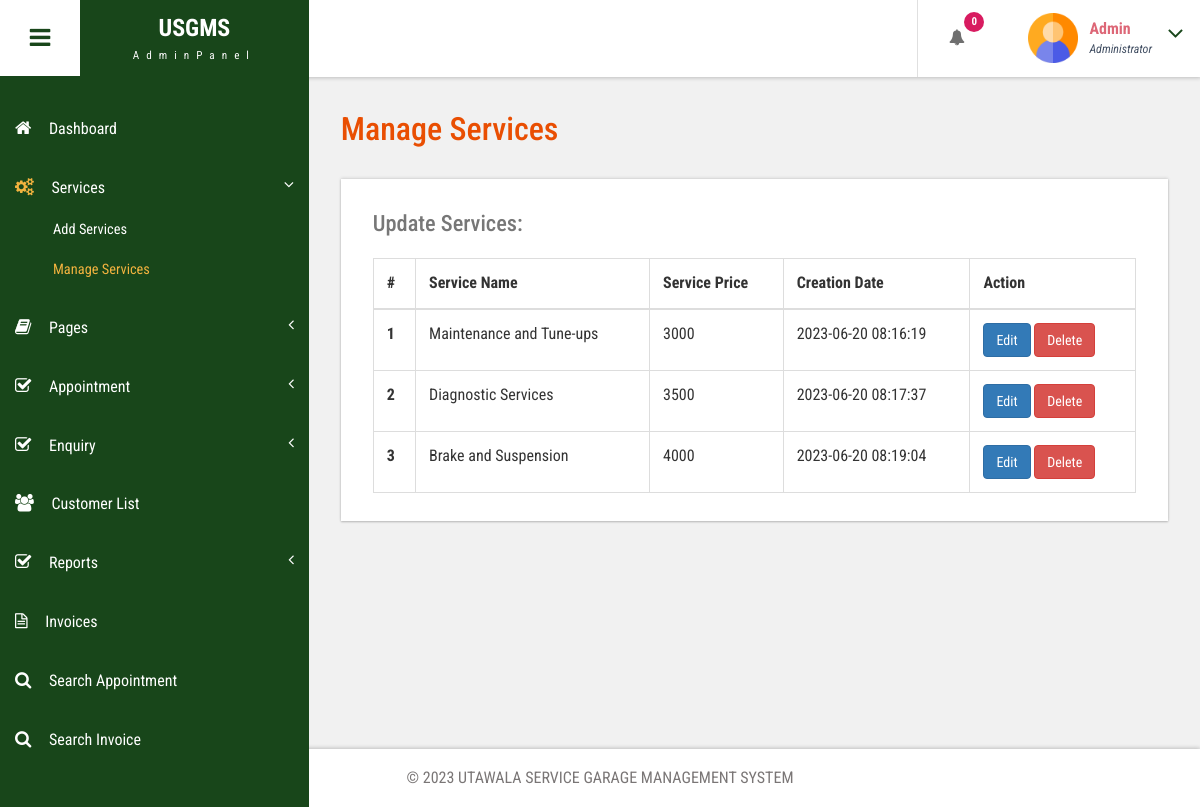
/PHP/admin/manage-services.php (signed in), run on the app's committed database.
### tables this page shows
CREATE TABLE `tblservices` (
  `ID` int(10) NOT NULL,
  `ServiceName` varchar(200) DEFAULT NULL,
  `ServiceDescription` mediumtext DEFAULT NULL,
  `Cost` int(10) DEFAULT NULL,
  `Image` varchar(200) DEFAULT NULL,
  `CreationDate` timestamp NULL DEFAULT current_timestamp()
);

### PHP/admin/manage-services.php (the view, shortened to what this page needs)
<?php
include('includes/dbconnection.php');
if (strlen($_SESSION['bpmsaid']==0)) {
  header('location:logout.php');
  } else{
  ?>
<!DOCTYPE HTML>
<html>
<head>
<link href="css/bootstrap.css" rel='stylesheet' type='text/css' />
<link href="css/style.css" rel='stylesheet' type='text/css' />
<link href="css/font-awesome.css" rel="stylesheet">
<link href="css/animate.css" rel="stylesheet" type="text/css" media="all">
<link href="css/custom.css" rel="stylesheet">
</head>
<body class="cbp-spmenu-push">
	<div class="main-content">
		 <?php include_once('includes/sidebar.php');?>
		 <?php include_once('includes/header.php');?>
		<div id="page-wrapper">
			<div class="main-page">
				<div class="tables">
					<h3 class="title1">Manage Services</h3>
					<div class="table-responsive bs-example widget-shadow">
						<h4>Update Services:</h4>
						<table class="table table-bordered"> <thead> <tr> <th>#</th> <th>Service Name</th> <th>Service Price</th> <th>Creation Date</th><th>Action</th> </tr> </thead> <tbody>
<?php
$ret=mysqli_query($con,"select *from  tblservices");
$cnt=1;
while ($row=mysqli_fetch_array($ret)) {
?>
						 <tr> <th scope="row"><?php echo $cnt;?></th> <td><?php  echo $row['ServiceName'];?></td> <td><?php  echo $row['Cost'];?></td><td><?php  echo $row['CreationDate'];?></td> <td>
						 	<a href="edit-services.php?editid=<?php echo $row['ID'];?>" class="btn btn-primary">Edit</a>
						 	<a href="manage-services.php?delid=<?php echo $row['ID'];?>" class="btn btn-danger" onClick="return confirm('Are you sure you want to delete?')">Delete</a>
						 	</td> </tr>   <?php
$cnt=$cnt+1;
}?></tbody> </table>
					</div>
				</div>
			</div>
		</div>
		 <?php include_once('includes/footer.php');?>
	</div>
</body>
</html>
<?php }  ?>

### PHP/admin/includes/header.php (shortened to what this page needs)
<div class="sticky-header header-section ">
      <div class="header-left">
        <button id="showLeftPush"><i class="fa fa-bars"></i></button>
        <div class="logo">
          <a href="dashboard.php">
            <h1>USGMS</h1>
            <span>AdminPanel</span>
          </a>
        </div>
      </div>
      <div class="header-right">
        <div class="profile_details_left">
          <ul class="nofitications-dropdown">
            <?php
$ret1=mysqli_query($con,"select tbluser.FirstName,tbluser.LastName,tblbook.ID as bid,tblbook.AptNumber from tblbook join tbluser on tbluser.ID=tblbook.UserID where tblbook.Status is null");
$num=mysqli_num_rows($ret1);
?>
            <li class="dropdown head-dpdn">
              <a href="#" class="dropdown-toggle" data-toggle="dropdown" aria-expanded="false"><i class="fa fa-bell"></i><span class="badge blue"><?php echo $num;?></span></a>
            </li>
          </ul>
          <div class="clearfix"> </div>
        </div>
        <div class="profile_details">
        <?php
$adid=$_SESSION['bpmsaid'];
$ret=mysqli_query($con,"select AdminName from tbladmin where ID='$adid'");
$row=mysqli_fetch_array($ret);
$name=$row['AdminName'];
?>
          <ul>
            <li class="dropdown profile_details_drop">
              <a href="#" class="dropdown-toggle" data-toggle="dropdown" aria-expanded="false">
                <div class="profile_img">
                  <span class="prfil-img"><img src="images/admin.png" alt="" width="50" height="50"> </span>
                  <div class="user-name">
                    <p><?php echo $name; ?></p>
                    <span>Administrator</span>
                  </div>
                  <i class="fa fa-angle-down lnr"></i>
                  <div class="clearfix"></div>
                </div>
              </a>
            </li>
          </ul>
        </div>
      </div>
      <div class="clearfix"> </div>
    </div>

### PHP/admin/css/style.css (style rules this page uses)
h4, h5, h6, h1, h2, h3 { margin: 0; }
ul, ol { margin: 0; }
p { margin: 0; }
html, body { font-family: 'Roboto Condensed', sans-serif; font-size: 100%; overflow-x: hidden; background: #fff; }
body a { transition: 0.5s all ease; -webkit-transition: 0.5s all ease; -moz-transition: 0.5s all ease; -o-transition: 0.5s all ease; -ms-transition: 0.5s all ease; text-decoration:none; }
h1,h2,h3,h4,h5,h6 { margin:0; }
p { margin:0; }
ul,label { margin:0; padding:0; }
.main-content { position: relative; }
.sticky-header { position: fixed; top: 0; left:0px; width: 100%; z-index: 100; }
.header-section { background:#FFF; box-shadow: 1px 1px 4px rgba(0, 0, 0, 0.21); -webkit-box-shadow: 1px 1px 4px rgba(0, 0, 0, 0.21); -moz-box-shadow: 1px 1px 4px rgba(0, 0, 0, 0.21); -o-box-shadow: 1px 1px 4px rgba(0, 0, 0, 0.21); }
.header-section::after { clear: both; display: block; content: ''; }
.header-left { float: left; width: 45%; }
.header-right { float: right; }
button#showLeftPush { font-size: 1.5em; width: 80px; padding: 0.87em 0; text-align: center; cursor: pointer; float: left; color: #6F6F6F; -moz-transition: all 0.2s ease-out 0s; -webkit-transition: all 0.2s ease-out 0s; transition: all 0.2s ease-out 0s; border: none; background-color: #fff; outline:none; }
.cbp-spmenu-push { overflow-x: hidden; position: relative; }
.cbp-spmenu, .cbp-spmenu-push { -webkit-transition: all 0.3s ease; -moz-transition: all 0.3s ease; transition: all 0.3s ease; }
.cbp-spmenu-push div#page-wrapper { margin: 0 0 0 19.3em; transition:.5s all; -webkit-transition:.5s all; -moz-transition:.5s all; }
.fa { display: inline-block; font-family: FontAwesome; font-style: normal; font-weight: normal; line-height: 1; -webkit-font-smoothing: antialiased; -moz-osx-font-smoothing: grayscale; }
.logo { background: #18461a; text-align: center; float: left; }
.logo a { padding: 0.9em 3.3em .7em; display: block; text-decoration: none; }
.logo a h1 { color: #fff; font-size: 1.5em; line-height: 1.2em; font-weight: 700; }
.logo a span { color: #F8F8F8; font-size: .7em; text-align: center; letter-spacing: 7px; }
.profile_details_left { float: left; }
li.dropdown.head-dpdn { display: inline-block; padding: 1.7em 0; border-left: 1px solid #E0E0E0; float: left; }
li.dropdown.head-dpdn a.dropdown-toggle { padding: 1.7em 2em; }
i.fa.fa-bell { color:#6F6F6F; }
.header-right span.badge { font-size: 11px; font-weight: bold; color: #FFF; background: #8BC34A; line-height: 15px; width: 20px; height: 20px; border-radius: 2em; -webkit-border-radius: 2em; -moz-border-radius: 2em; -o-border-radius: 2em; text-align: center; display: inline-block; position: absolute; top: 16%; padding: 2px 0 0; }
.header-right span.blue { background-color:#D81B60; }
.profile_details { float: right; }
.profile_details_drop a.dropdown-toggle { display:block; padding: 0.8em 3em 0 2em; }
.profile_img span.prfil-img { float:left; }
.user-name { float:left; margin-top:8px; margin-left:11px; height:35px; }
.profile_details ul li { list-style-type:none; position:relative; }
.profile_details li a i.fa.lnr { position: absolute; top: 34%; right: 8%; color: #18461a; font-size: 1.6em; }
.user-name p { font-size:1em; color:#DD6777; line-height:1em; font-weight:700; }
.user-name span { font-size: .75em; font-style: italic; color: #424f63; font-weight: normal; margin-top: .3em; }
.widget-shadow { background-color: #fff; box-shadow: 0 -1px 3px rgba(0,0,0,.12),0 1px 2px rgba(0,0,0,.24); -webkit-box-shadow: 0 -1px 3px rgba(0,0,0,.12),0 1px 2px rgba(0,0,0,.24); -moz-box-shadow: 0 -1px 3px rgba(0,0,0,.12),0 1px 2px rgba(0,0,0,.24); }
h3.title1 { font-size: 2em; color: #e94e02; margin-bottom: 0.8em; }
.table > thead > tr > th, .table > tbody > tr > th, .table > tfoot > tr > th, .table > thead > tr > td, .table > tbody > tr > td, .table > tfoot > tr > td { border-top: none; }
.tables h4 { font-size: 1.4em; margin-bottom: 1em; color: #777777; }
.tables .panel-body ,.tables .bs-example { padding: 2em 2em 0.5em; }
.tables .table > thead > tr > th, .tables .table > tbody > tr > th, .tables .table > tfoot > tr > th, .tables .table > thead > tr > td, .tables .table > tbody > tr > td, .tables .table > tfoot > tr > td { padding: 13px; border-top: 1px solid #E0E0E0; }
.bs-example { margin-top: 2em; }

### PHP/admin/css/custom.css (style rules this page uses)
#page-wrapper { padding:7em 2em 2.5em; background-color: #F1F1F1; }

### data on the page
tblservices: ServiceName "Maintenance and Tune-ups", Cost "3000", CreationDate "2023-06-20 08:16:19"
tblservices: ServiceName "Diagnostic Services", Cost "3500", CreationDate "2023-06-20 08:17:37"
tblservices: ServiceName "Brake and Suspension", Cost "4000", CreationDate "2023-06-20 08:19:04"

### other printed values
$num "0"
$name "Admin"
